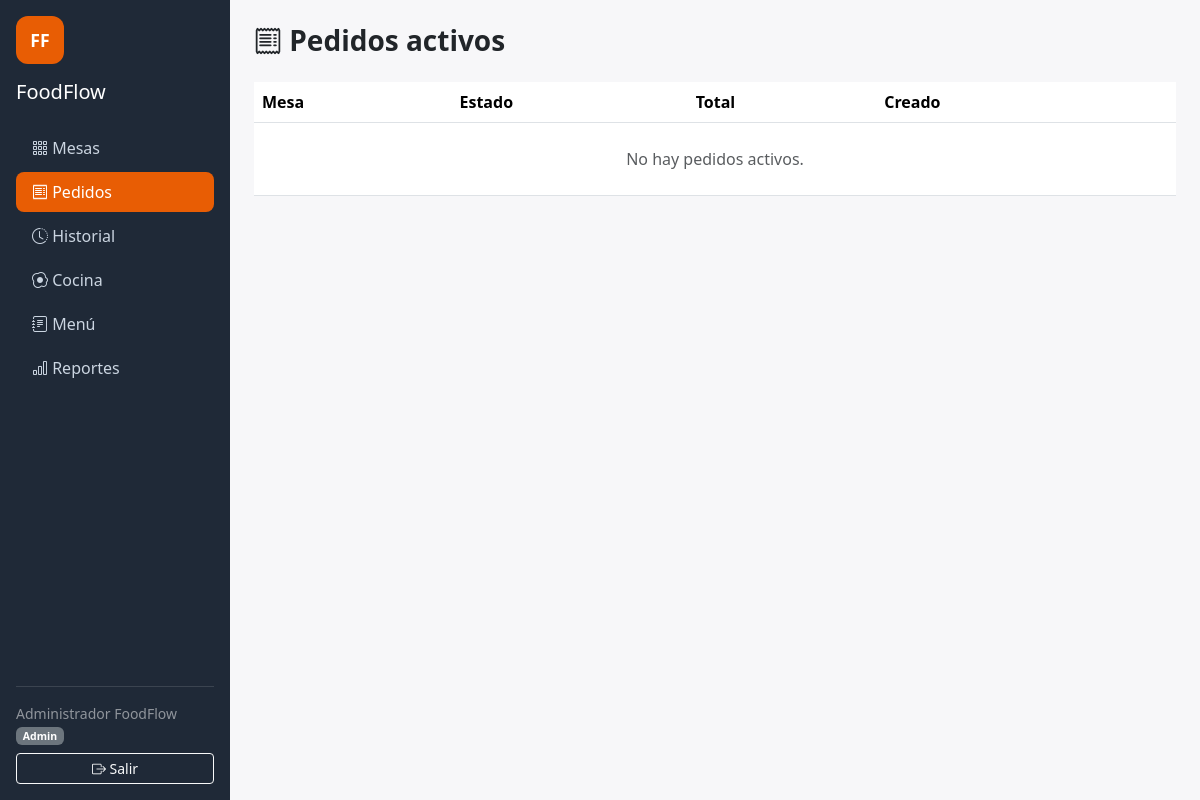
/index.php/pedidos (signed in), run on an earlier commit of the app's database.
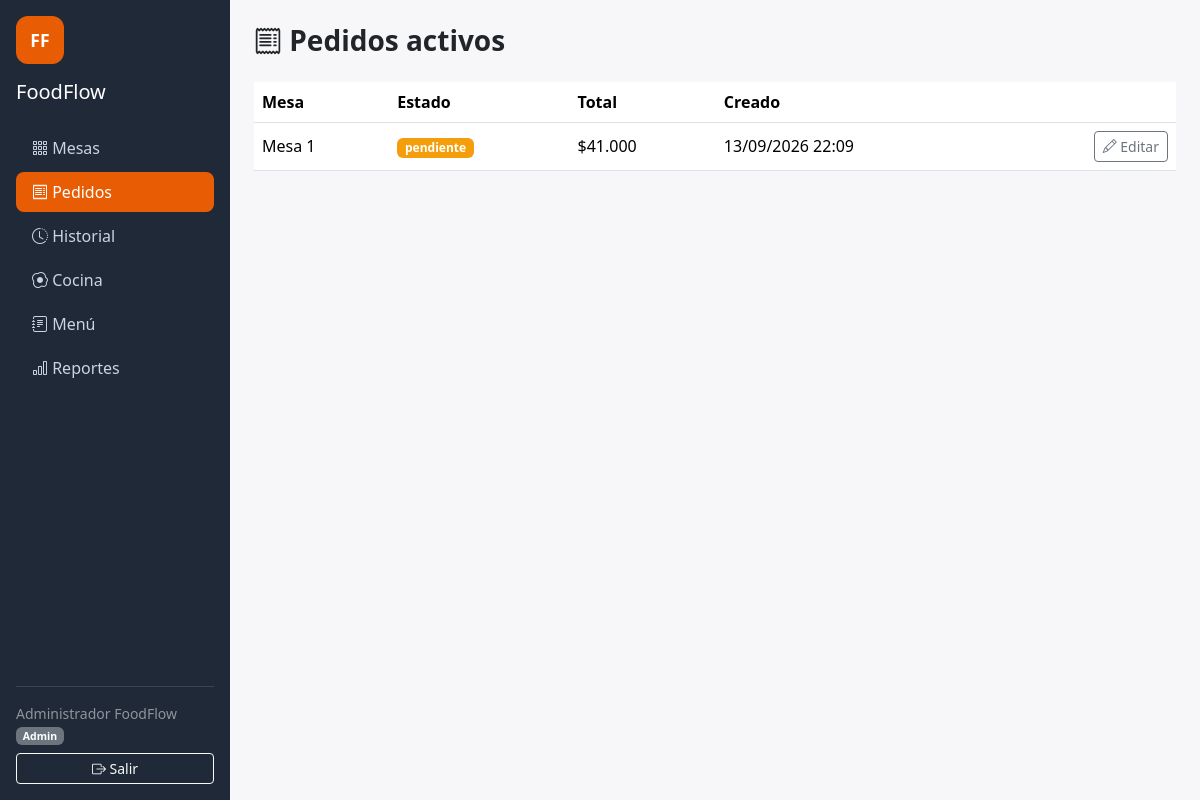
And on a later commit of the database.
### tables this page shows
CREATE TABLE `pedidos` (
  `id` int(10) UNSIGNED NOT NULL,
  `mesa_id` int(10) UNSIGNED NOT NULL,
  `mesero_id` int(10) UNSIGNED DEFAULT NULL,
  `cliente_id` int(10) UNSIGNED DEFAULT NULL,
  `estado` enum('pendiente','en_preparacion','listo','entregado','pagado') NOT NULL DEFAULT 'pendiente',
  `total` decimal(10,2) NOT NULL DEFAULT 0.00,
  `creado_en` datetime NOT NULL DEFAULT current_timestamp(),
  `actualizado_en` datetime NOT NULL DEFAULT current_timestamp() ON UPDATE current_timestamp()
);

CREATE TABLE `mesas` (
  `id` int(10) UNSIGNED NOT NULL,
  `numero` int(10) UNSIGNED NOT NULL,
  `capacidad` int(10) UNSIGNED NOT NULL DEFAULT 4,
  `estado` enum('libre','ocupada') NOT NULL DEFAULT 'libre'
);

### application/controllers/Pedidos.php (called while the page is built, shortened)
<?php
class Pedidos extends MY_Controller
{
    public function __construct()
    {
        $this->load->model(array('Pedido_model', 'Menu_model', 'Mesa_model'));
    }
    public function index()
    {
        $es_cliente = $this->session->userdata('rol') === 'cliente';
        $data['titulo'] = $es_cliente ? 'Mis pedidos' : 'Pedidos activos';
        $data['pedidos'] = $this->Pedido_model->activos($es_cliente ? $this->usuario_id : NULL);
        $this->load->view('templates/header', $data);
        $this->load->view('pedidos/index', $data);
        $this->load->view('templates/footer');
    }
}

### index.php (called while the page is built, shortened)
<?php
require_once BASEPATH.'core/CodeIgniter.php';

### application/models/Pedido_model.php (called while the page is built, shortened)
<?php
class Pedido_model extends CI_Model
{
    public function activos($cliente_id = NULL)
    {
        $this->db->select('pedidos.*, mesas.numero as mesa_numero')
            ->from('pedidos')
            ->join('mesas', 'mesas.id = pedidos.mesa_id')
            ->where_not_in('pedidos.estado', array('pagado'));
        return $this->db->order_by('pedidos.creado_en', 'DESC')->get()->result();
    }
}

### application/views/pedidos/index.php (the view, shortened to what this page needs)
<h3 class="fw-bold mb-4"><i class="bi bi-receipt"></i> <?= $this->session->userdata('rol') === 'cliente' ? 'Mis pedidos' : 'Pedidos activos' ?></h3>
<div class="table-responsive">
<table class="table table-hover bg-white align-middle">
    <thead>
        <tr>
            <th>Mesa</th>
            <th>Estado</th>
            <th>Total</th>
            <th>Creado</th>
            <th></th>
        </tr>
    </thead>
    <tbody>
    <?php foreach ($pedidos as $p): ?>
        <tr>
            <td>Mesa <?= $p->mesa_numero ?></td>
            <td><span class="badge badge-estado-<?= $p->estado ?>"><?= str_replace('_', ' ', $p->estado) ?></span></td>
            <td>$<?= number_format($p->total, 0, ',', '.') ?></td>
            <td><?= date('d/m/Y H:i', strtotime($p->creado_en)) ?></td>
            <td class="text-end">
                <?php if ($this->session->userdata('rol') !== 'cliente'): ?>
                    <a href="<?= site_url('pedidos/nuevo/' . $p->mesa_id) ?>" class="btn btn-sm btn-outline-secondary">
                        <i class="bi bi-pencil"></i> Editar
                    </a>
                <?php endif; ?>
            </td>
        </tr>
    <?php endforeach; ?>
    <?php if (empty($pedidos)): ?>
        <tr><td colspan="5" class="text-muted text-center py-4">No hay pedidos activos.</td></tr>
    <?php endif; ?>
    </tbody>
</table>
</div>

What changed in the data, as far as the page shows it:
added pedidos: mesa.numero "1", estado "pendiente", total "41.000", creado_en "13/09/2026 22:09"
Also different on the page:
text no longer shown: "No hay pedidos activos."
